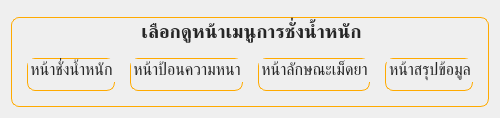
         <widget class="QWidget" name="develops_page">
          <layout class="QVBoxLayout" name="verticalLayout_31">
           <item>
            <widget class="QFrame" name="frame_2">
             <property name="frameShape">
              <enum>QFrame::StyledPanel</enum>
             </property>
             <property name="frameShadow">
              <enum>QFrame::Raised</enum>
             </property>
            </widget>
           </item>
           <item>
            <widget class="QGroupBox" name="view_pages_group">
             <property name="maximumSize">
              <size>
               <width>16777215</width>
               <height>180</height>
              </size>
             </property>
             <property name="font">
              <font>
               <family>Kanit</family>
               <pointsize>14</pointsize>
               <bold>true</bold>
              </font>
             </property>
             <property name="styleSheet">
              <string notr="true">QGroupBox {
	border: solid;
	border-width: 1px;
	border-color: rgb(255, 170, 0);
	border-radius: 8px;
	color: #262626;
}

QPushButton {
	border: none;
}
</string>
             </property>
             <property name="title">
              <string>เลือกดูหน้าเมนูการชั่งน้ำหนัก</string>
             </property>
             <property name="alignment">
              <set>Qt::AlignCenter</set>
             </property>
             <property name="flat">
              <bool>false</bool>
             </property>
             <layout class="QHBoxLayout" name="horizontalLayout_7">
              <property name="spacing">
               <number>15</number>
              </property>
              <property name="leftMargin">
               <number>15</number>
              </property>
              <property name="topMargin">
               <number>40</number>
              </property>
              <property name="rightMargin">
               <number>15</number>
              </property>
              <property name="bottomMargin">
               <number>15</number>
              </property>
              <item>
               <widget class="QGroupBox" name="groupBox">
                <property name="font">
                 <font>
                  <family>Kanit</family>
                  <pointsize>12</pointsize>
                 </font>
                </property>
                <property name="title">
                 <string>หน้าชั่งน้ำหนัก</string>
                </property>
                <property name="alignment">
                 <set>Qt::AlignCenter</set>
                </property>
                <layout class="QVBoxLayout" name="verticalLayout_16">
                 <property name="bottomMargin">
                  <number>0</number>
                 </property>
                 <item>
                  <widget class="QPushButton" name="weight_page_view">
                   <property name="font">
                    <font>
                     <family>Kanit</family>
                     <pointsize>11</pointsize>
                    </font>
                   </property>
                   <property name="cursor">
                    <cursorShape>PointingHandCursor</cursorShape>
                   </property>
                   <property name="layoutDirection">
                    <enum>Qt::LeftToRight</enum>
                   </property>
                   <property name="styleSheet">
                    <string notr="true"/>
                   </property>
                   <property name="text">
                    <string/>
                   </property>
                   <property name="icon">
                    <iconset resource="../../../resource.qrc">
                     <normaloff>:/assets/icon/weighing.png</normaloff>:/assets/icon/weighing.png</iconset>
                   </property>
                   <property name="iconSize">
                    <size>
                     <width>80</width>
                     <height>80</height>
                    </size>
                   </property>
                   <property name="shortcut">
                    <string/>
                   </property>
                   <property name="autoRepeat">
                    <bool>false</bool>
                   </property>
                  </widget>
                 </item>
                </layout>
               </widget>
              </item>
              <item>
               <widget class="QGroupBox" name="groupBox_2">
                <property name="font">
                 <font>
                  <family>Kanit</family>
                  <pointsize>12</pointsize>
                 </font>
                </property>
                <property name="title">
                 <string>หน้าป้อนความหนา</string>
                </property>
                <property name="alignment">
                 <set>Qt::AlignCenter</set>
                </property>
                <layout class="QVBoxLayout" name="verticalLayout_17">
                 <property name="bottomMargin">
                  <number>0</number>
                 </property>
                 <item>
                  <widget class="QPushButton" name="thickness_page_view">
                   <property name="font">
                    <font>
                     <family>Kanit</family>
                     <pointsize>11</pointsize>
                    </font>
                   </property>
                   <property name="cursor">
                    <cursorShape>PointingHandCursor</cursorShape>
                   </property>
                   <property name="layoutDirection">
                    <enum>Qt::LeftToRight</enum>
                   </property>
                   <property name="styleSheet">
                    <string notr="true"/>
                   </property>
                   <property name="text">
                    <string/>
                   </property>
                   <property name="icon">
                    <iconset resource="../../../resource.qrc">
                     <normaloff>:/assets/icon/thickness.png</normaloff>:/assets/icon/thickness.png</iconset>
                   </property>
                   <property name="iconSize">
                    <size>
                     <width>80</width>
                     <height>80</height>
                    </size>
                   </property>
                   <property name="shortcut">
                    <string/>
                   </property>
                   <property name="autoRepeat">
                    <bool>false</bool>
                   </property>
                  </widget>
                 </item>
                </layout>
               </widget>
              </item>
              <item>
               <widget class="QGroupBox" name="groupBox_3">
                <property name="font">
                 <font>
                  <family>Kanit</family>
                  <pointsize>12</pointsize>
                 </font>
                </property>
                <property name="title">
                 <string>หน้าลักษณะเม็ดยา</string>
                </property>
                <property name="alignment">
                 <set>Qt::AlignCenter</set>
                </property>
                <layout class="QVBoxLayout" name="verticalLayout_29">
                 <property name="bottomMargin">
                  <number>0</number>
                 </property>
                 <item>
                  <widget class="QPushButton" name="characteristics_page_view">
                   <property name="font">
                    <font>
                     <family>Kanit</family>
                     <pointsize>11</pointsize>
                    </font>
                   </property>
                   <property name="cursor">
                    <cursorShape>PointingHandCursor</cursorShape>
                   </property>
                   <property name="layoutDirection">
                    <enum>Qt::LeftToRight</enum>
                   </property>
                   <property name="styleSheet">
                    <string notr="true"/>
                   </property>
                   <property name="text">
                    <string/>
                   </property>
                   <property name="icon">
                    <iconset resource="../../../resource.qrc">
                     <normaloff>:/assets/icon/characteristics.png</normaloff>:/assets/icon/characteristics.png</iconset>
                   </property>
                   <property name="iconSize">
                    <size>
                     <width>80</width>
                     <height>80</height>
                    </size>
                   </property>
                   <property name="shortcut">
                    <string/>
                   </property>
                   <property name="autoRepeat">
                    <bool>false</bool>
                   </property>
                  </widget>
                 </item>
                </layout>
               </widget>
              </item>
              <item>
               <widget class="QGroupBox" name="groupBox_4">
                <property name="font">
                 <font>
                  <family>Kanit</family>
                  <pointsize>12</pointsize>
                 </font>
                </property>
                <property name="title">
                 <string>หน้าสรุปข้อมูล</string>
                </property>
                <property name="alignment">
                 <set>Qt::AlignCenter</set>
                </property>
                <layout class="QVBoxLayout" name="verticalLayout_30">
                 <property name="bottomMargin">
                  <number>0</number>
                 </property>
                 <item>
                  <widget class="QPushButton" name="summary_page_view">
                   <property name="font">
                    <font>
                     <family>Kanit</family>
                     <pointsize>11</pointsize>
                    </font>
                   </property>
                   <property name="cursor">
                    <cursorShape>PointingHandCursor</cursorShape>
                   </property>
                   <property name="layoutDirection">
                    <enum>Qt::LeftToRight</enum>
                   </property>
                   <property name="styleSheet">
                    <string notr="true"/>
                   </property>
                   <property name="text">
                    <string/>
                   </property>
                   <property name="icon">
                    <iconset resource="../../../resource.qrc">
                     <normaloff>:/assets/icon/summary.png</normaloff>:/assets/icon/summary.png</iconset>
                   </property>
                   <property name="iconSize">
                    <size>
                     <width>80</width>
                     <height>80</height>
                    </size>
                   </property>
                   <property name="shortcut">
                    <string/>
                   </property>
                   <property name="autoRepeat">
                    <bool>false</bool>
                   </property>
                  </widget>
                 </item>
                </layout>
               </widget>
              </item>
             </layout>
            </widget>
           </item>
          </layout>
         </widget>
